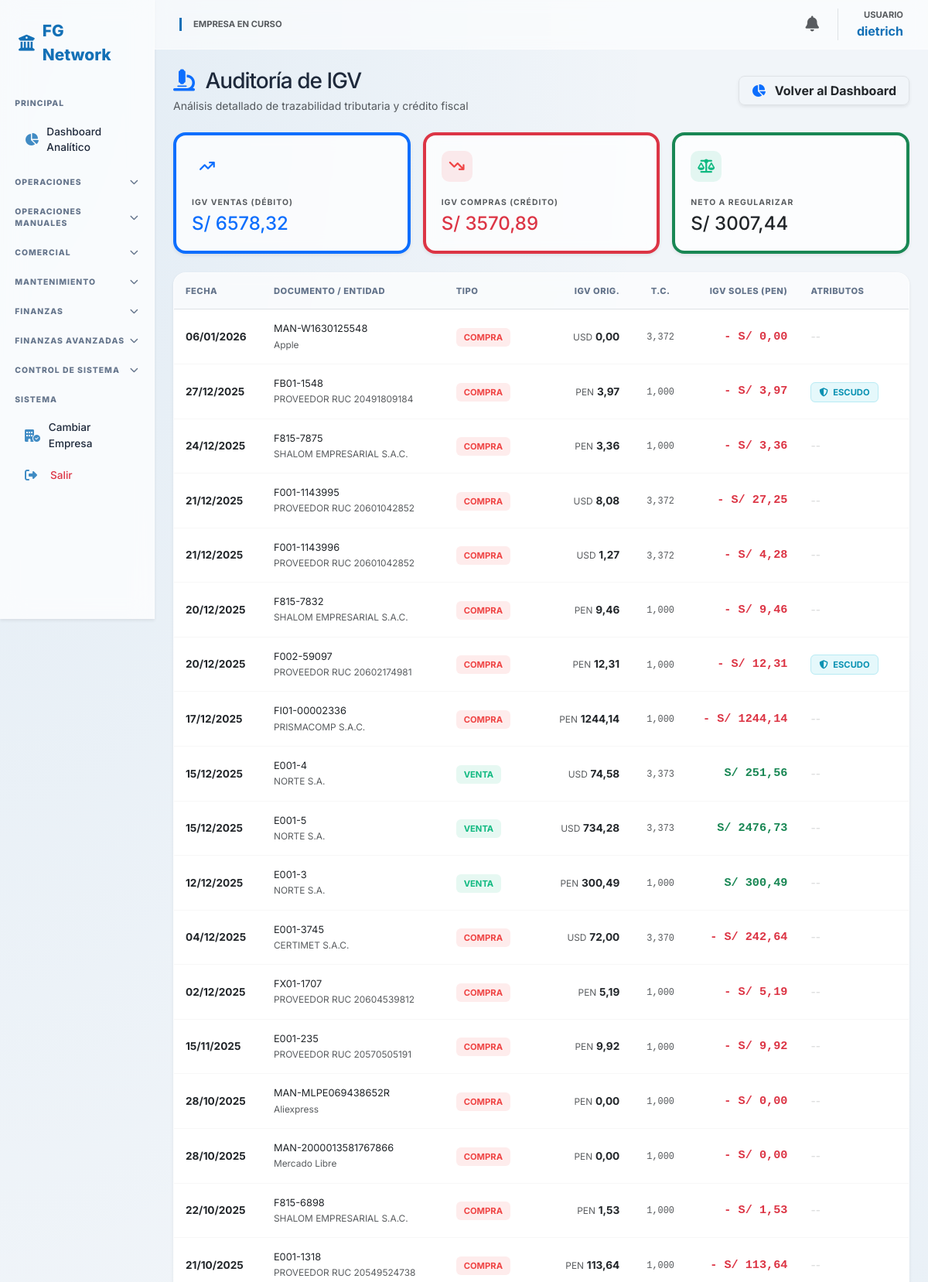
/sistema/auditoria-igv/ (signed in, upper part), run on the app's committed database.
### core/models.py (models this page shows, shortened)
class Usuario(AbstractUser):
    empresa_actual = models.ForeignKey(Empresa, on_delete=models.SET_NULL, null=True, blank=True, related_name='usuarios_activos')
    rol = models.ForeignKey(Rol, on_delete=models.PROTECT, null=True)
    empresas_permitidas = models.ManyToManyField(Empresa, related_name='personal')

class Comprobante(models.Model):
    OP_CHOICES = [
        ('Compra', 'Compra'),
        ('Venta', 'Venta')]
    DOC_TIPOS = [
        ('Factura', 'Factura'),
        ('Boleta', 'Boleta'),
        ('Recibo', 'Recibo / Nota de Venta'),
        ('Otros', 'Otros (AliExpress/Amazon)')]
    empresa = models.ForeignKey(Empresa, on_delete=models.CASCADE)
    entidad = models.ForeignKey(Entidad, on_delete=models.PROTECT)
    tipo_documento = models.CharField(max_length=20, choices=DOC_TIPOS)
    operacion = models.CharField(max_length=20, choices=OP_CHOICES)
    serie = models.CharField(max_length=10)
    numero = models.CharField(max_length=20)
    fecha_emision = models.DateField()
    moneda = models.CharField(max_length=3, default='PEN')
    tipo_cambio = models.DecimalField(max_digits=10, decimal_places=3, default=1.0)
    subtotal = models.DecimalField(max_digits=12, decimal_places=2)
    igv = models.DecimalField(max_digits=12, decimal_places=2)
    total = models.DecimalField(max_digits=12, decimal_places=2)
    estado_sunat = models.CharField(max_length=20, default='PENDIENTE')
    es_escudo_tributario = models.BooleanField(default=False)
    es_flete = models.BooleanField(default=False)
    comprobante_asociado = models.ForeignKey('self', on_delete=models.SET_NULL, null=True, blank=True)
    @property
    def codigo_factura(self):
        return f"{self.serie}-{self.numero}"

class Entidad(models.Model):
    TIPO_CHOICES = [('Proveedor', 'Proveedor'), ('Cliente', 'Cliente'), ('Ambos', 'Ambos')]
    DOC_CHOICES = [('RUC', 'RUC'), ('DNI', 'DNI')]
    empresa = models.ForeignKey(Empresa, on_delete=models.CASCADE)
    tipo_entidad = models.CharField(max_length=20, choices=TIPO_CHOICES)
    tipo_documento = models.CharField(max_length=10, choices=DOC_CHOICES)
    numero_documento = models.CharField(max_length=20) # Único por empresa logicamente
    nombre_razon_social = models.CharField(max_length=200)
    direccion = models.TextField(null=True, blank=True)

### core/views.py (the view)
# urls.py: path('sistema/auditoria-igv/', views.trazabilidad_igv, name='trazabilidad_igv'),
@login_required
def trazabilidad_igv(request):
    emp_id = int(request.session.get('empresa_id'))
    comprobantes = Comprobante.objects.filter(
        empresa_id=emp_id
    ).exclude(
        tipo_documento='Recibo'
    ).exclude(
        estado_sunat='INTERNO'
    ).order_by('-fecha_emision')
    reporte = []
    total_debito = 0  # IGV Ventas
    total_credito = 0 # IGV Compras
    for c in comprobantes:
        igv_pen = float(c.igv * c.tipo_cambio)
        if c.operacion == 'Venta':
            total_debito += igv_pen
        else:
            total_credito += igv_pen
        reporte.append({
            'fecha': c.fecha_emision,
            'documento': c.codigo_factura,
            'entidad': c.entidad.nombre_razon_social,
            'tipo': c.operacion,
            'moneda': c.moneda,
            'igv_original': float(c.igv),
            'tc': float(c.tipo_cambio),
            'igv_pen': igv_pen,
            'es_escudo': c.es_escudo_tributario
        })
    return render(request, 'core/trazabilidad_igv.html', {
        'reporte': reporte,
        'total_debito': total_debito,
        'total_credito': total_credito,
        'igv_neto': total_debito - total_credito
    })

### core/context_processors.py (called while the page is built)
def global_context(request):
    context = {
        'n_count': 0,
        'n_alertas': [],
        'user_permisos': {}
    }
    if request.user.is_authenticated:
        emp_id = request.session.get('empresa_id')
        if emp_id:
            context['n_count'] = Notificacion.objects.filter(empresa_id=emp_id, leida=False).count()
            context['n_alertas'] = Notificacion.objects.filter(empresa_id=emp_id, leida=False)[:5]
        if hasattr(request.user, 'rol') and request.user.rol:
            context['user_permisos'] = request.user.rol.permisos
    return context

### core/templates/core/trazabilidad_igv.html (shortened to what this page needs)
{% extends 'core/base.html' %}
{% block content %}
<div class="dashboard-container">
    <div class="d-flex flex-column flex-md-row justify-content-between align-items-md-center mb-4 gap-3">
        <div>
            <h3 class="fw-800 mb-1" style="color: var(--text-dark); letter-spacing: -1px;">
                <i class="fa-solid fa-microscope text-primary me-2"></i> Auditoría de IGV
            </h3>
            <p class="text-muted small mb-0">Análisis detallado de trazabilidad tributaria y crédito fiscal</p>
        </div>
        <a href="{% url 'dashboard' %}" class="btn btn-white border shadow-sm rounded-3 px-3 fw-bold small">
            <i class="fa-solid fa-chart-pie me-2 text-primary"></i> Volver al Dashboard
        </a>
    </div>
    <div class="row g-3 mb-4">
        <div class="col-md-4">
            <div class="glass-card audit-card border-start border-primary border-4 shadow-sm">
                <div class="audit-icon bg-primary-soft text-primary">
                    <i class="fa-solid fa-arrow-trend-up"></i>
                </div>
                <small class="text-muted fw-bold text-uppercase" style="font-size: 0.65rem; letter-spacing: 1px;">IGV Ventas (Débito)</small>
                <h4 class="fw-800 text-primary mt-1 mb-0">S/ {{ total_debito|floatformat:2 }}</h4>
            </div>
        </div>
        <div class="col-md-4">
            <div class="glass-card audit-card border-start border-danger border-4 shadow-sm">
                <div class="audit-icon" style="background: rgba(239, 68, 68, 0.1); color: #ef4444;">
                    <i class="fa-solid fa-arrow-trend-down"></i>
                </div>
                <small class="text-muted fw-bold text-uppercase" style="font-size: 0.65rem; letter-spacing: 1px;">IGV Compras (Crédito)</small>
                <h4 class="fw-800 text-danger mt-1 mb-0">S/ {{ total_credito|floatformat:2 }}</h4>
            </div>
        </div>
        <div class="col-md-4">
            <div class="glass-card audit-card border-start border-success border-4 shadow-sm">
                <div class="audit-icon" style="background: rgba(16, 185, 129, 0.1); color: #10b981;">
                    <i class="fa-solid fa-scale-balanced"></i>
                </div>
                <small class="text-muted fw-bold text-uppercase" style="font-size: 0.65rem; letter-spacing: 1px;">Neto a Regularizar</small>
                <h4 class="fw-800 text-dark mt-1 mb-0">S/ {{ igv_neto|floatformat:2 }}</h4>
            </div>
        </div>
    </div>
    <div class="glass-card p-0 overflow-hidden shadow-sm">
        <div class="table-responsive">
            <table class="table table-modern-audit mb-0">
                <thead>
                    <tr>
                        <th style="width: 12%;">Fecha</th>
                        <th style="width: 25%;">Documento / Entidad</th>
                        <th style="width: 10%;">Tipo</th>
                        <th style="width: 15%; text-align: right;">IGV Orig.</th>
                        <th style="width: 8%; text-align: center;">T.C.</th>
                        <th style="width: 15%; text-align: right;">IGV Soles (PEN)</th>
                        <th style="width: 15%;">Atributos</th>
                    </tr>
                </thead>
                <tbody>
                    {% for item in reporte %}
                    <tr>
                        <td>
                            <div class="fw-bold text-dark">{{ item.fecha|date:"d/m/Y" }}</div>
                        </td>
                        <td>
                            <div class="fw-800 text-dark" style="font-size: 0.8rem;">{{ item.documento }}</div>
                            <small class="text-muted">{{ item.entidad|truncatechars:35 }}</small>
                        </td>
                        <td>
                            <span class="badge-soft {% if item.tipo == 'Venta' %}badge-venta{% else %}badge-compra{% endif %}">
                                {{ item.tipo|upper }}
                            </span>
                        </td>
                        <td class="text-end">
                            <span class="text-muted small">{{ item.moneda }}</span>
                            <span class="fw-bold">{{ item.igv_original|floatformat:2 }}</span>
                        </td>
                        <td class="text-center">
                            <code class="text-muted">{{ item.tc|floatformat:3 }}</code>
                        </td>
                        <td class="text-end">
                            <div class="mono-num {% if item.tipo == 'Venta' %}text-success{% else %}text-danger{% endif %}" style="font-size: 0.95rem;">
                                {% if item.tipo == 'Compra' %}-{% endif %} S/ {{ item.igv_pen|floatformat:2 }}
                            </div>
                        </td>
                        <td>
                            {% if item.es_escudo %}
                                <span class="badge-soft badge-escudo">
                                    <i class="fa-solid fa-shield-halved me-1"></i> ESCUDO
                                </span>
                            {% else %}
                                <span class="text-muted opacity-25">--</span>
                            {% endif %}
                        </td>
                    </tr>
                    {% endfor %}
                </tbody>
            </table>
        </div>
    </div>
</div>
{% endblock %}

### core/templates/core/base.html (shortened to what this page needs)
<!DOCTYPE html>
<html lang="es">
<head>
    <link href="https://cdn.jsdelivr.net/npm/bootstrap@5.3.0/dist/css/bootstrap.min.css" rel="stylesheet">
    <link rel="stylesheet" href="https://cdnjs.cloudflare.com/ajax/libs/font-awesome/6.4.2/css/all.min.css">
</head>
<body>
<div class="container-fluid p-0">
    <div class="row g-0">
        <nav class="col-md-2 sidebar d-none d-md-block shadow-sm">
            <div class="sidebar-brand">
                <i class="fa-solid fa-building-columns"></i> FG Network
            </div>
            <div class="menu-header">PRINCIPAL</div>
            <a href="{% url 'dashboard' %}" class="nav-link-item">
                <i class="fa-solid fa-chart-pie"></i> Dashboard Analítico
            </a>
            <div class="menu-header" data-bs-toggle="collapse" data-bs-target="#menuOperaciones">
                OPERACIONES <i class="fa-solid fa-chevron-down chevron"></i>
            </div>
            <div class="menu-header" data-bs-toggle="collapse" data-bs-target="#menuManuales">
                OPERACIONES MANUALES <i class="fa-solid fa-chevron-down chevron"></i>
            </div>
            <div class="menu-header" data-bs-toggle="collapse" data-bs-target="#menuCotizaciones">
                COMERCIAL <i class="fa-solid fa-chevron-down chevron"></i>
            </div>
            <div class="menu-header" data-bs-toggle="collapse" data-bs-target="#menuMantenimiento">
                MANTENIMIENTO <i class="fa-solid fa-chevron-down chevron"></i>
            </div>
            <div class="menu-header" data-bs-toggle="collapse" data-bs-target="#menuFinanzas">
                FINANZAS <i class="fa-solid fa-chevron-down chevron"></i>
            </div>
            <div class="menu-header" data-bs-toggle="collapse" data-bs-target="#menuFinanzasAv">
                FINANZAS AVANZADAS <i class="fa-solid fa-chevron-down chevron"></i>
            </div>
            <div class="menu-header" data-bs-toggle="collapse" data-bs-target="#menuControl">
                CONTROL DE SISTEMA <i class="fa-solid fa-chevron-down chevron"></i>
            </div>
            <div class="menu-header">SISTEMA</div>
            <a href="{% url 'seleccionar_empresa' %}" class="nav-link-item"><i class="fa-solid fa-building-circle-check"></i> Cambiar Empresa</a>
            <a href="{% url 'logout' %}" class="text-danger"><i class="fa-solid fa-right-from-bracket"></i> Salir</a>
        </nav>
        <main class="col-md-10 main-content">
            <nav class="navbar d-flex justify-content-between sticky-top">
                <div class="d-flex align-items-center gap-3">
                    <div style="border-left: 3px solid var(--primary); padding-left: 15px;">
                        <span class="text-muted small d-block" style="font-size: 0.7rem; font-weight: 700; text-transform: uppercase;">Empresa en curso</span>
                    </div>
                </div>
                <div class="d-flex align-items-center gap-4">
                    <div class="dropdown">
                        <a href="#" class="text-muted position-relative" data-bs-toggle="dropdown">
                            <i class="fa-solid fa-bell fs-5"></i>
                        </a>
                    </div>
                    <div class="text-end border-start ps-4">
                        <span class="text-muted small d-block" style="font-size: 0.7rem; font-weight: 700;">USUARIO</span>
                        <span class="fw-bold" style="color: var(--primary);">{{ user.username }}</span>
                    </div>
                </div>
            </nav>
            <div class="p-4">
                {% block content %}{% endblock %}
            </div>
        </main>
    </div>
</div>
</body>
</html>

### core/templates/core/base.html (style rules this page uses)
:root { --primary: #1370b6; --primary-soft: rgba(19, 112, 182, 0.08); --glass-white: rgba(255, 255, 255, 0.75); --glass-border: rgba(255, 255, 255, 0.5); --text-dark: #1e293b; --text-muted: #64748b; --bg-fintech: #f1f5f9; }
body { background-color: var(--bg-fintech); background-image: radial-gradient(at 0% 0%, rgba(19, 112, 182, 0.07) 0px, transparent 50%), radial-gradient(at 100% 100%, rgba(19, 112, 182, 0.07) 0px, transparent 50%); background-attachment: fixed; font-family: 'Inter', sans-serif; color: var(--text-dark); margin: 0; }
.sidebar { background: var(--glass-white); backdrop-filter: blur(15px); -webkit-backdrop-filter: blur(15px); border-right: 1px solid var(--glass-border); height: 100vh; position: fixed; overflow-y: auto; z-index: 1000; padding-bottom: 50px; }
.sidebar-brand { padding: 1.5rem; font-weight: 800; color: var(--primary); font-size: 1.3rem; display: flex; align-items: center; gap: 10px; }
.menu-header { padding: 1rem 1.2rem 0.4rem; font-size: 0.65rem; font-weight: 800; text-transform: uppercase; color: var(--text-muted); letter-spacing: 1px; display: flex; justify-content: space-between; align-items: center; cursor: pointer; transition: all 0.2s; }
.sidebar a { color: var(--text-dark); text-decoration: none; padding: 0.6rem 1.2rem; display: flex; align-items: center; font-size: 0.85rem; font-weight: 500; border-radius: 8px; margin: 0.1rem 0.8rem; transition: all 0.2s ease; }
.sidebar a i { width: 25px; font-size: 1rem; margin-right: 8px; color: var(--primary); opacity: 0.8; }
.navbar { background: rgba(255, 255, 255, 0.6) !important; backdrop-filter: blur(10px); -webkit-backdrop-filter: blur(10px); border-bottom: 1px solid var(--glass-border); padding: 0.7rem 2rem; }
.main-content { margin-left: 16.666667%; min-height: 100vh; }
.menu-header i.chevron { transition: transform 0.3s ease; font-size: 0.7rem; }
.glass-card { background: var(--glass-white); backdrop-filter: blur(10px); border-radius: 16px; border: 1px solid var(--glass-border); box-shadow: 0 10px 30px rgba(0,0,0,0.03); padding: 20px; }

### core/templates/core/trazabilidad_igv.html (style rules this page uses)
.audit-card { border-radius: 16px; padding: 20px; transition: transform 0.3s; border: 1px solid var(--glass-border); }
.audit-icon { width: 40px; height: 40px; border-radius: 10px; display: flex; align-items: center; justify-content: center; font-size: 1.1rem; margin-bottom: 12px; }
.table-modern-audit thead th { background: rgba(248, 250, 252, 0.5); color: var(--text-muted); font-size: 0.7rem; text-transform: uppercase; font-weight: 800; letter-spacing: 0.5px; padding: 15px; }
.table-modern-audit tbody td { padding: 15px; vertical-align: middle; border-bottom: 1px solid rgba(0,0,0,0.03); font-size: 0.85rem; }
.badge-soft { padding: 5px 10px; border-radius: 6px; font-weight: 700; font-size: 0.7rem; }
.badge-venta { background: rgba(16, 185, 129, 0.1); color: #10b981; }
.badge-compra { background: rgba(239, 68, 68, 0.1); color: #ef4444; }
.badge-escudo { background: rgba(6, 182, 212, 0.1); color: #0891b2; border: 1px solid rgba(6, 182, 212, 0.2); }
.mono-num { font-family: 'Monaco', 'Consolas', monospace; font-weight: 700; }

### data on the page
Usuario: username "dietrich"
Comprobante: fecha "06/01/2026", tipo "COMPRA", moneda "USD"
Entidad: entidad "Apple"
Comprobante: fecha "27/12/2025", tipo "COMPRA", moneda "PEN"
Entidad: entidad "PROVEEDOR RUC 20491809184"
Comprobante: fecha "24/12/2025", tipo "COMPRA", moneda "PEN"
Entidad: entidad "SHALOM EMPRESARIAL S.A.C." "SHALOM EMPRESARIAL S.A.C." "SHALOM EMPRESARIAL S.A.C."
Comprobante: fecha "21/12/2025", tipo "COMPRA", moneda "USD"
Entidad: entidad "PROVEEDOR RUC 20601042852" "PROVEEDOR RUC 20601042852"
Comprobante: fecha "21/12/2025", tipo "COMPRA", moneda "USD"
Comprobante: fecha "20/12/2025", tipo "COMPRA", moneda "PEN"
Comprobante: fecha "20/12/2025", tipo "COMPRA", moneda "PEN"
Entidad: entidad "PROVEEDOR RUC 20602174981"
Comprobante: fecha "17/12/2025", tipo "COMPRA", moneda "PEN"
Entidad: entidad "PRISMACOMP S.A.C."
Comprobante: fecha "15/12/2025", tipo "VENTA", moneda "USD"
Entidad: entidad "NORTE S.A." "NORTE S.A." "NORTE S.A."
Comprobante: fecha "15/12/2025", tipo "VENTA", moneda "USD"
Comprobante: fecha "12/12/2025", tipo "VENTA", moneda "PEN"
Comprobante: fecha "04/12/2025", tipo "COMPRA", moneda "USD"
Entidad: entidad "CERTIMET S.A.C."
Comprobante: fecha "02/12/2025", tipo "COMPRA", moneda "PEN"
Entidad: entidad "PROVEEDOR RUC 20604539812"
Comprobante: fecha "15/11/2025", tipo "COMPRA", moneda "PEN"
Entidad: entidad "PROVEEDOR RUC 20570505191"
Comprobante: fecha "28/10/2025", tipo "COMPRA", moneda "PEN"
Entidad: entidad "Aliexpress"
Comprobante: fecha "28/10/2025", tipo "COMPRA", moneda "PEN"
Entidad: entidad "Mercado Libre"
Comprobante: fecha "22/10/2025", tipo "COMPRA", moneda "PEN"
Comprobante: fecha "21/10/2025", tipo "COMPRA", moneda "PEN"
Entidad: entidad "PROVEEDOR RUC 20549524738"

### other printed values
{{ total_debito|floatformat:2 }} "6578,32"
{{ total_credito|floatformat:2 }} "3570,89"
{{ igv_neto|floatformat:2 }} "3007,44"
{{ item.documento }} "MAN-W1630125548" "FB01-1548" "F815-7875" "F001-1143995" "F001-1143996" "F815-7832" "F002-59097" "FI01-00002336" "E001-4" "E001-5" "E001-3" "E001-3745" "FX01-1707" "E001-235" "MAN-MLPE069438652R" "MAN-2000013581767866" "F815-6898" "E001-1318"
{{ item.igv_original|floatformat:2 }} "0,00" "3,97" "3,36" "8,08" "1,27" "9,46" "12,31" "1244,14" "74,58" "734,28" "300,49" "72,00" "5,19" "9,92" "0,00" "0,00" "1,53" "113,64"
{{ item.tc|floatformat:3 }} "3,372" "1,000" "1,000" "3,372" "3,372" "1,000" "1,000" "1,000" "3,373" "3,373" "1,000" "3,370" "1,000" "1,000" "1,000" "1,000" "1,000" "1,000"
{{ item.igv_pen|floatformat:2 }} "0,00" "3,97" "3,36" "27,25" "4,28" "9,46" "12,31" "1244,14" "251,56" "2476,73" "300,49" "242,64" "5,19" "9,92" "0,00" "0,00" "1,53" "113,64"
